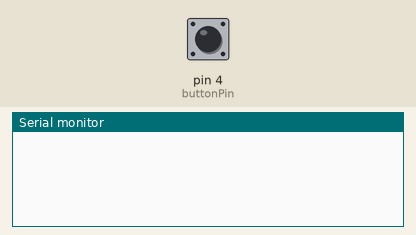
Recording of a sketch running on a simulated Arduino Uno, built with avr-gcc and run on an emulated ATmega328P. Parts: the last lines printed to the serial monitor. The test bench sets the inputs (shaded band); at power-on: pin 4 (buttonPin) HIGH.

Above: at 1.2 s.
1.3 s: pin 4 (buttonPin) pulled LOW for 0.15 s
At 2.5 s:
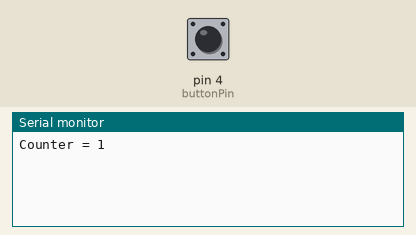
2.9 s: pin 4 (buttonPin) pulled LOW for 1 s
At 4.6 s:
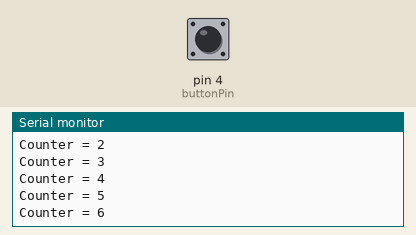
5.4 s: pin 4 (buttonPin) pulled LOW for 0.15 s
At 5.9 s:
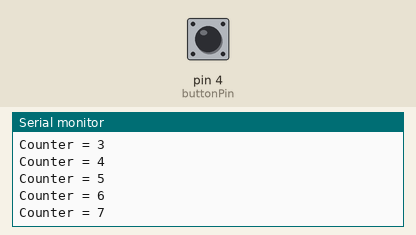
Timing chart, 0 to 8.4 s (numbered marks = the images above; inputs shaded):
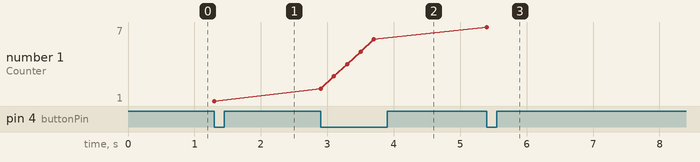

Measured:
- after the input at 1.3 s, the serial monitor: prints a new line at once (image 1)
- after the input at 2.9 s, the serial monitor: prints a new line at once (image 2)
- after the input at 5.4 s, the serial monitor: prints a new line at once (image 3)
- plotted number 1: 1 → 6 after the input at 2.9 s, 6 → 7 after the input at 5.4 s

The sketch:

Basic_Counting_V1.ino
```cpp
const int buttonPin=4;

int counter=0;

void setup() {
  Serial.begin(115200);

  pinMode(buttonPin, INPUT_PULLUP);
}

void loop() {
  if(digitalRead(buttonPin)==LOW)
  {
    counter++;

    Serial.print("Counter = ");
    Serial.println(counter);

    delay(200);
  }

}
```
